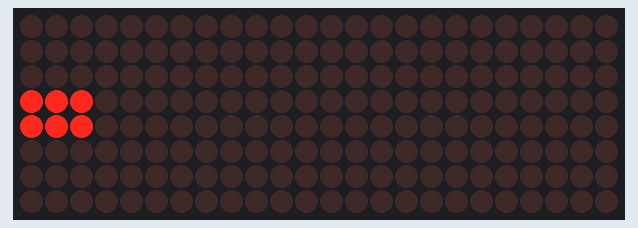
This sketch was run on a simulated ESP8266 (Wemos D1 mini). Shown: 24×8 LED matrix. WiFi joins after 1.5 s; servers stay silent unless stated; uploads are accepted with an empty reply; what the sketch prints to the serial monitor is not drawn.

Above: at 1.6 s.
At 2.2 s:
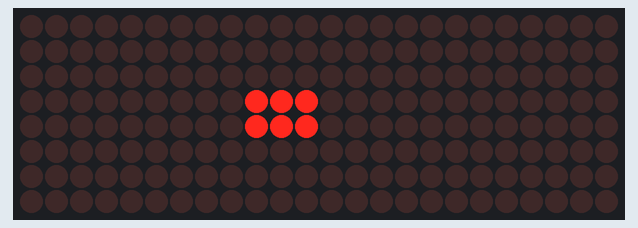
At 2.8 s:
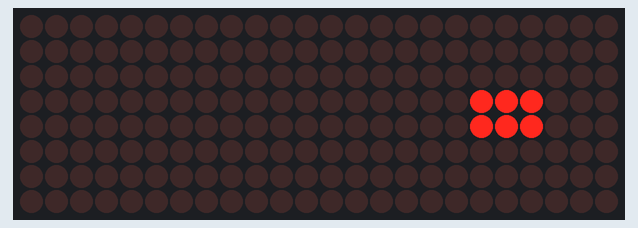
At 3.4 s:
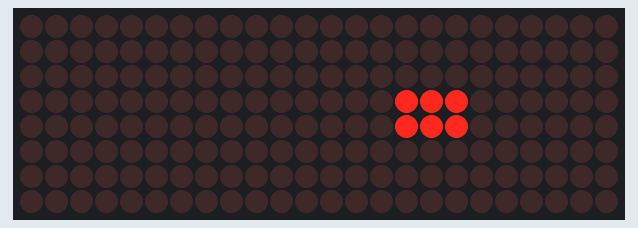
At 4.2 s:
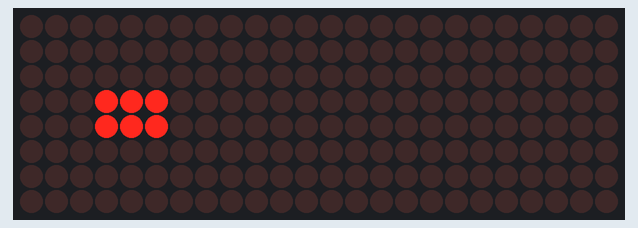
At 9.84 s:
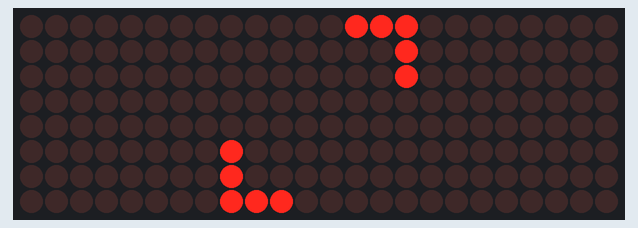

The sketch:

NetMatrix.ino
```cpp
//################# DISPLAY CONNECTIONS ################
// LED Matrix Pin -> ESP8266 Pin
// Vcc            -> 3v  (3V on NodeMCU 3V3 on WEMOS)
// Gnd            -> Gnd (G on NodeMCU)
// DIN            -> D7  (Same Pin for WEMOS)
// CS             -> D4  (Same Pin for WEMOS)
// CLK            -> D5  (Same Pin for WEMOS)
//################# DISPLAY CONNECTIONS ################

#include <SPI.h>
#include <Adafruit_GFX.h>
#include <Wire.h>
#include <Max72xxPanel.h>
#include <ESP8266WiFi.h>
#include <ESP8266HTTPClient.h>

const String WIFI_SSID = "yourSsid";
const String WIFI_PASS = "yourPassword";

const uint64_t IMAGES[] = {
  0x0000000000000000,
  0x000000ffff000000,
  0x0000ff0000ff0000,
  0x4242424242424242,
  0x8181818181818181,
  0x9981818181818199,
  0xbd818181818181bd,
  0xff818181818181ff,
  0x7f818181818181fe,
  0x3f018181818180fc,
  0x1f010181818080f8,
  0x0f010101808080f0,
  0x07010100008080e0
};

float maxDownload = 1.0;
float maxUpload = 1.0;
int lastChange = 0;

String scrollText;
String serialMessage;

Max72xxPanel matrix = Max72xxPanel(D4, 3, 1);
int scrollInterval = 40;
int spacer = 1;
int width  = 5 + spacer; // The font width is 5 pixels


// ######### SETUP ############
void setup() {
  Serial.begin(115200);
  matrix.setIntensity(1); // 0-15

  WiFi.begin(WIFI_SSID, WIFI_PASS);
  while (WiFi.status() != WL_CONNECTED)
  {
    delay(500);
    Serial.print(".");
  }

  scrollText = "WiFi connected";
  dotMatrixInitSequence();
}

// ######### MAIN LOOP ############
void loop() {
  if (Serial.available() > 0) {
    // read the incoming byte:
    serialMessage = Serial.readString();
    handleSerialMessage();
  }

  if (scrollText.length() > 0) {
    scrollMessage();
    scrollText = "";
  }

  trafficMonitor();
  lastChange++;

  if (lastChange > 250) {
    lastChange = 0;
    maxDownload = ceil(maxDownload / 1.5);
    maxUpload = ceil(maxUpload / 1.5);
    if (maxDownload < 1) maxDownload = 1.0;
    if (maxUpload < 1) maxUpload = 1.0;
    scrollText = "Lowering to " + String(maxDownload) + "Mbit down/" + String(maxUpload) + "Mbit up";
  }
}

void playImages(int numDisplay) {
  for (int i = 0; i < sizeof(IMAGES)/8; i++) {
    displayImage(IMAGES[i], numDisplay);
    delay(75);
  }
}

void displayImage(uint64_t image, int numDisplay) {
  int startX = numDisplay * 8;
  for (int i = 0; i < 8; i++) {
    byte row = (image >> i * 8) & 0xFF;
    for (int j = 0; j < 8; j++) {
      matrix.drawPixel(i + startX, j, bitRead(row, j));
    }
  }
  matrix.write();
}

void handleSerialMessage() {
  if (serialMessage.startsWith("st:")) {
    scrollText = serialMessage.substring(3);
  } else if(serialMessage.startsWith("kitt")) {
    dotMatrixInitSequence();
  } else if(serialMessage.startsWith("ra")) {
    lastChange = -1;
  } else {
    Serial.println("Cannot handle this command");
  }

  serialMessage = "";
}

void scrollMessage() {
  matrix.fillScreen(LOW);
  for (int i = 0 ; i < width * scrollText.length() + matrix.width() - spacer; i++) {
    int letter = i / width;
    int x = (matrix.width() - 1) - i % width;
    int y = (matrix.height() - 8) / 2; // center the text vertically
    while ( x + width - spacer >= 0 && letter >= 0 ) {
      if ( letter < scrollText.length() ) {
        matrix.drawChar(x, y, scrollText[letter], HIGH, LOW, 1); // HIGH LOW means foreground ON, background OFF, reverse these to invert the display!
      }
      letter--;
      x -= width;
    }
    matrix.write(); // Send bitmap to display
    delay(scrollInterval);
  }
}

void dotMatrixInitSequence() {
  for (int i = 0; i < 8; i++) { kittScanner(i); }
  for (int i = 6; i > -1; i--) { kittScanner(i); }

  matrix.fillScreen(LOW);
}

void kittScanner(int i) {
  matrix.fillScreen(LOW);
  int base = i * 3;

  matrix.drawPixel(base,3, HIGH);
  matrix.drawPixel(base,4, HIGH);
  matrix.drawPixel(base + 1,3, HIGH);
  matrix.drawPixel(base + 1,4, HIGH);
  matrix.drawPixel(base + 2,3, HIGH);
  matrix.drawPixel(base + 2,4, HIGH);
  matrix.write();
  delay(200);
}

void trafficMonitor() {
  if (lastChange == 0) playImages(1);

  if ((WiFi.status() == WL_CONNECTED)) {

    WiFiClient client;
    HTTPClient http;

    http.begin(client, "http://192.168.178.1:49000/igdupnp/control/WANCommonIFC1");
    http.addHeader("Content-Type", "content-type: text/xml;charset=\"utf-8\"");
    http.addHeader("SOAPAction", "\"urn:schemas-upnp-org:service:WANCommonInterfaceConfig:1#GetAddonInfos\"");

    int httpCode = http.POST("<?xml version=\"1.0\" encoding=\"utf-8\"?><s:Envelope xmlns:s=\"http://schemas.xmlsoap.org/soap/envelope/\" s:encodingStyle=\"http://schemas.xmlsoap.org/soap/encoding/\"><s:Body><u:GetAdd-onInfos xmlns:u=urn:schemas-upnp-org:service:WANCommonInterfaceConfig:1 /></s:Body></s:Envelope>");
    if (httpCode > 0) {

      // file found at server
      if (httpCode == HTTP_CODE_OK) {
        const String& payload = http.getString();

        float download = getXmlParam(payload, "NewByteReceiveRate").toInt() / 125000.0;
        float upload = getXmlParam(payload, "NewByteSendRate").toInt() / 125000.0;

        drawTransferRates(download, upload);
      }
    } else {
      Serial.printf("[HTTP] POST... failed, error: %s\n", http.errorToString(httpCode).c_str());
    }

    http.end();
  } else {
    scrollText = "WiFi disconnected";
  }

  delay(1000);
}

void drawTransferRates(float download, float upload) {
  int downloadStartX = 2;
  int uploadStartX = 18;
  int startY = 7;

  if (download > maxDownload) {
    maxDownload = ceil(download);
    lastChange = -1; //urgs
    scrollText = String(download) + " Mbit/s down";
    return;
  }

  if (upload > maxUpload) {
    maxUpload = ceil(upload);
    lastChange = -1; //urgs
    scrollText = String(upload) + " Mbit/s up";
  }

  int downloadToLid = ceil(download * 32 / maxDownload);
  int uploadToLid = ceil(upload * 32 / maxUpload);


  for (int i = 0; i < 32; i++) {
    matrix.drawPixel(downloadStartX, startY, i < downloadToLid ? HIGH : LOW);
    matrix.drawPixel(uploadStartX, startY, i < uploadToLid ? HIGH : LOW);
    matrix.write();

    if (i % 4 == 3) {
      downloadStartX = 2;
      uploadStartX = 18;
      startY--;
    } else {
      downloadStartX++;
      uploadStartX++;
    }

    delay(25);
  }
}

String getXmlParam(String xml, String param) {
  if (xml.indexOf("<"+param+">") > 0) {
     int CountChar = param.length();
     int indexStart = xml.indexOf("<"+param+">");
     int indexStop = xml.indexOf("</"+param+">");
     return xml.substring(indexStart + CountChar + 2, indexStop);
  }

  Serial.println("not found");
}
```
